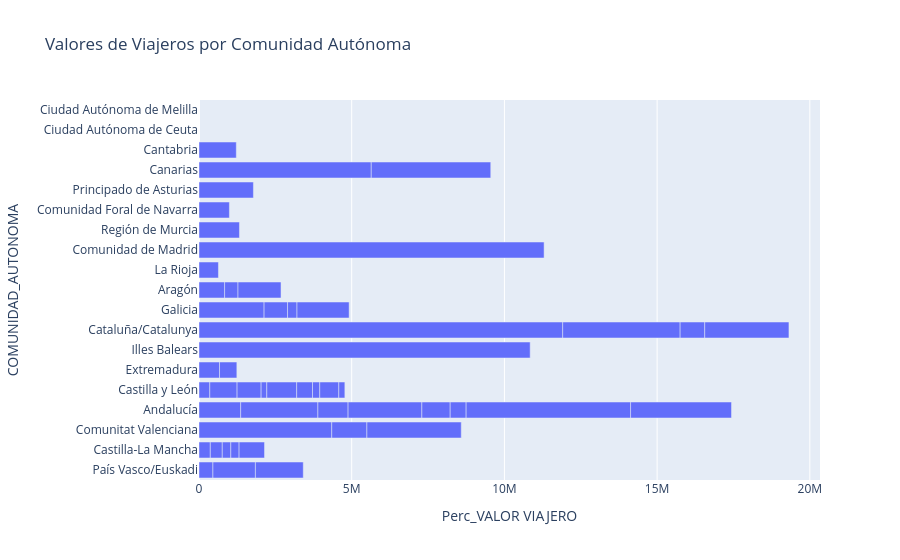

The cell this chart's notebook holds for it:
### Code cell
# Crear un gráfico de barras interactivo
fig = px.bar(
    ProvinciasGeo, 
    y='COMUNIDAD_AUTONOMA', 
    x='Perc_VALOR VIAJERO',
    orientation='h',
    title='Valores de Viajeros por Comunidad Autónoma',
    hover_data=['Metricas_indice_estacionalidad'], # Opcional: añade más datos para ver al pasar el cursor
)

# Mostrar el gráfico interactivo
fig.show()

### Figure 1 — Plotly figure (JSON) as saved in the notebook; plotly's stock layout.template omitted (floating-point values rounded to 4 significant figures)
{"data": [{"customdata": [[0.2064], [0.189], [0.2639], [0.6138], [0.2002], [0.2091], [0.8077], [0.1833], [0.3143], [0.2157], [0.4109], [0.4532], [0.1835], [0.1649], [0.426], [0.2373], [0.5236], [0.1224], [0.1616], [0.2148], [0.6436], [0.326], [0.1875], [0.3237], [0.2472], [0.3024], [0.5173], [0.08107], [0.2896], [0.2246], [0.31], [0.1797], [0.416], [0.3589], [0.06986], [0.4963], [0.2626], [0.06034], [0.4819], [0.2496], [0.09602], [0.2898], [0.6225], [0.2474], [0.2223], [0.1771], [0.1491], [0.2325], [0.2879], [0.1571], [0.2613], [0.1746]], "hovertemplate": "Perc_VALOR VIAJERO=%{x}<br>COMUNIDAD_AUTONOMA=%{y}<br>Metricas_indice_estacionalidad=%{customdata[0]}<extra></extra>", "legendgroup": "", "marker": {"color": "#636efa", "pattern": {"shape": ""}}, "name": "", "orientation": "h", "showlegend": false, "textposition": "auto", "type": "bar", "x": [456200.0, 370600.0, 4347000.0, 1365000.0, 353500.0, 672100.0, 10840000.0, 11910000.0, 893500.0, 567200.0, 2529000.0, 1151000.0, 391300.0, 988100.0, 2131000.0, 280000.0, 3845000.0, 2416000.0, 270700.0, 1391000.0, 927500.0, 838700.0, 522100.0, 786900.0, 805300.0, 636600.0, 768700.0, 11300000.0, 5385000.0, 1325000.0, 995300.0, 309000.0, 1782000.0, 186300.0, 5640000.0, 1707000.0, 978100.0, 3913000.0, 1222000.0, 518100.0, 3305000.0, 237700.0, 2758000.0, 438100.0, 832700.0, 3090000.0, 624100.0, 1567000.0, 197800.0, 1409000.0, NaN, NaN], "xaxis": "x", "y": ["País Vasco/Euskadi", "Castilla-La Mancha", "Comunitat Valenciana", "Andalucía", "Castilla y León", "Extremadura", "Illes Balears", "Cataluña/Catalunya", "Castilla y León", "Extremadura", "Andalucía", "Comunitat Valenciana", "Castilla-La Mancha", "Andalucía", "Galicia", "Castilla-La Mancha", "Cataluña/Catalunya", "Andalucía", "Castilla-La Mancha", "País Vasco/Euskadi", "Andalucía", "Aragón", "Andalucía", "Castilla y León", "Cataluña/Catalunya", "La Rioja", "Galicia", "Comunidad de Madrid", "Andalucía", "Región de Murcia", "Comunidad Foral de Navarra", "Galicia", "Principado de Asturias", "Castilla y León", "Canarias", "Galicia", "Castilla y León", "Canarias", "Cantabria", "Castilla y León", "Andalucía", "Castilla y León", "Cataluña/Catalunya", "Aragón", "Castilla-La Mancha", "Comunitat Valenciana", "Castilla y León", "País Vasco/Euskadi", "Castilla y León", "Aragón", "Ciudad Autónoma de Ceuta", "Ciudad Autónoma de Melilla"], "yaxis": "y"}], "layout": {"barmode": "relative", "legend": {"tracegroupgap": 0}, "title": {"text": "Valores de Viajeros por Comunidad Autónoma"}, "xaxis": {"anchor": "y", "domain": [0, 1], "title": {"text": "Perc_VALOR VIAJERO"}}, "yaxis": {"anchor": "x", "domain": [0, 1], "title": {"text": "COMUNIDAD_AUTONOMA"}}}}
